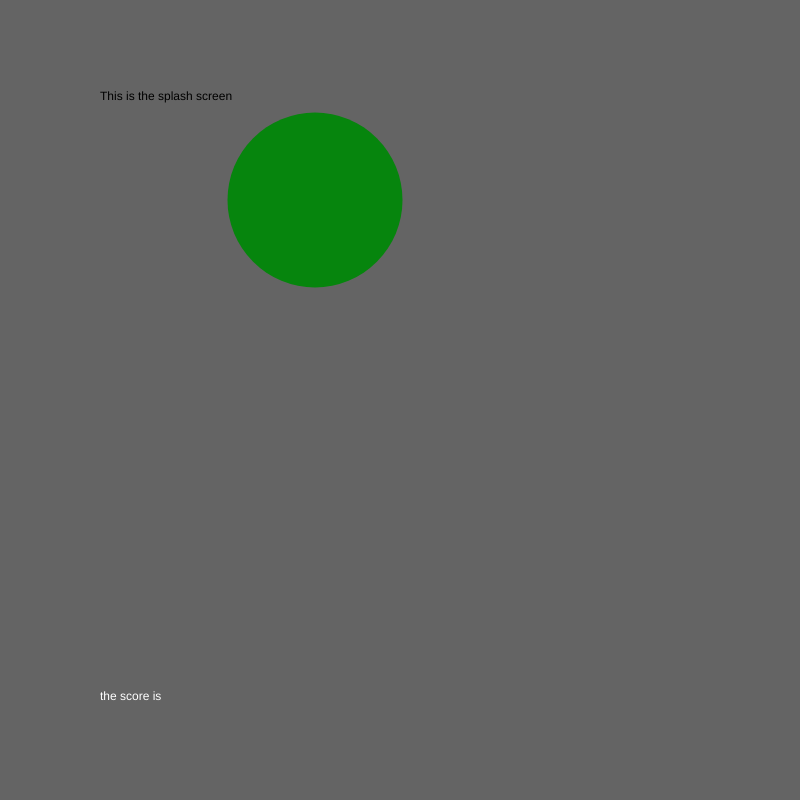
Frame 1 (no input)
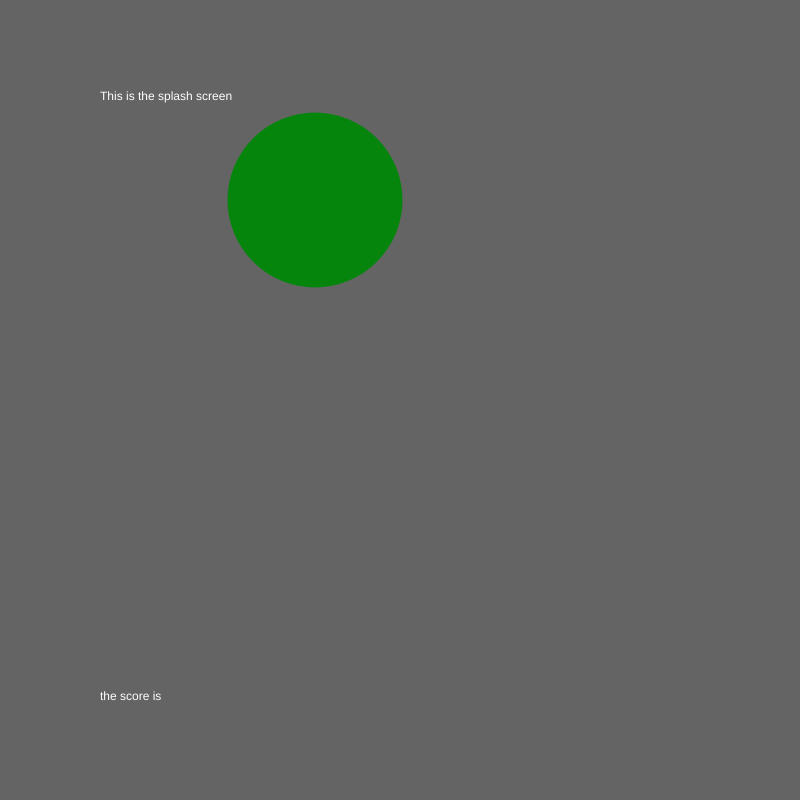
Frame 60 (no input)
Frame 120 (the mouse pressed at the canvas centre since frame 60): identical to frame 60, image omitted

The p5.js sketch that drew these frames (run headless with seeded random() and noise() and a simulated clock; from frame 60 on, the mouse is pressed at the canvas centre):

// p5.js sketch
// ── sketch.js
var myState = 0 ;

function setup() {
  // put setup code here
    createCanvas(800,800) ;
}

function draw() {

  switch(myState) {

case 0 :
background(100) ;
text('This is the splash screen', 100, 100,) ;
noStroke();
fill('#06850D');
  ellipse(315, 200, 175, 175)
break ;

case 1:
background('red') ;
text('This is the game-playing screen', 100, 100,) ;
noStroke();
fill('purple');
  ellipse(215, 250, 100, 100)
break ;

case 2:
background('blue') ;
text('Yay! You Won!!!', 100, 100,) ;
noStroke();
fill('black');
  ellipse(115, 300, 50, 50)
fill('white');
text('7!', 175, 700)
break ;

  }
fill('white');
text('the score is ', 100, 700)

}



function mouseReleased() {
  myState++ ;

  if (myState > 2) {
    myState = 0 ;
  }

}
